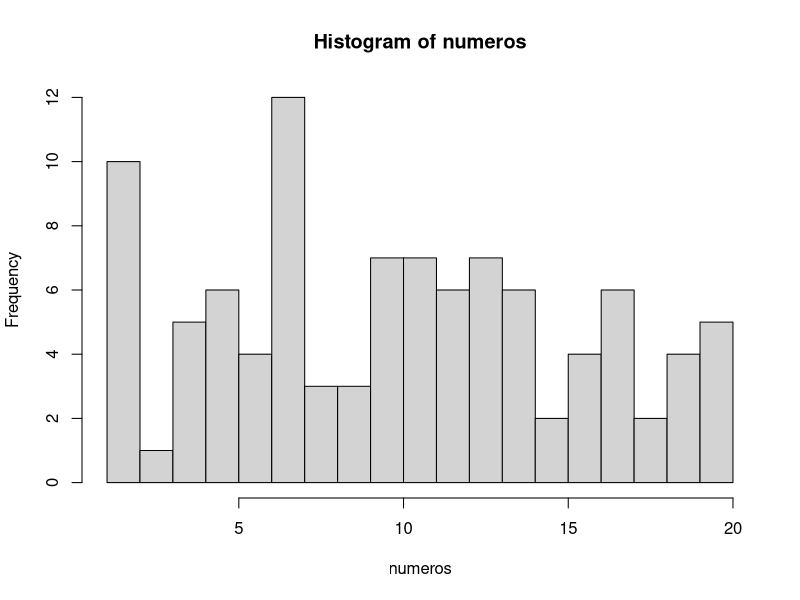

Recreate this plot in R.
## ---- chunk 1
numeros <- sample(1:20, 100, TRUE)
numeros
## ---- chunk 2
mediana <- median(numeros)
mediana
## ---- chunk 3
media <- mean(numeros)
media
## ---- chunk 4
# El argumento breaks nos permite dividir en histograma en las partes que queramos
hist(numeros, breaks = 20)
## ---- chunk 5
tabla.frecuencias <- data.frame(table(numeros))
tabla.frecuencias
## ---- chunk 6
# Con la función seq, creamos una secuencia de 1 a 10 en intervalos de 0.1 en 0.1
secuencia <- seq(1, 10, 0.1)
muestra <- sample(secuencia, 100, TRUE)
muestra
## ---- chunk 7
# Aquí el cálculo de la mediana 
mediana.muestra <- median(muestra)
mediana.muestra
## ---- chunk 8
# Aquí el cálculo de la media
media.muestra <- mean(muestra)
media.muestra
## ---- chunk 9
# Aquí el cálculo de la moda
tabla.muestra <- data.frame(table(muestra))
tabla.muestra
